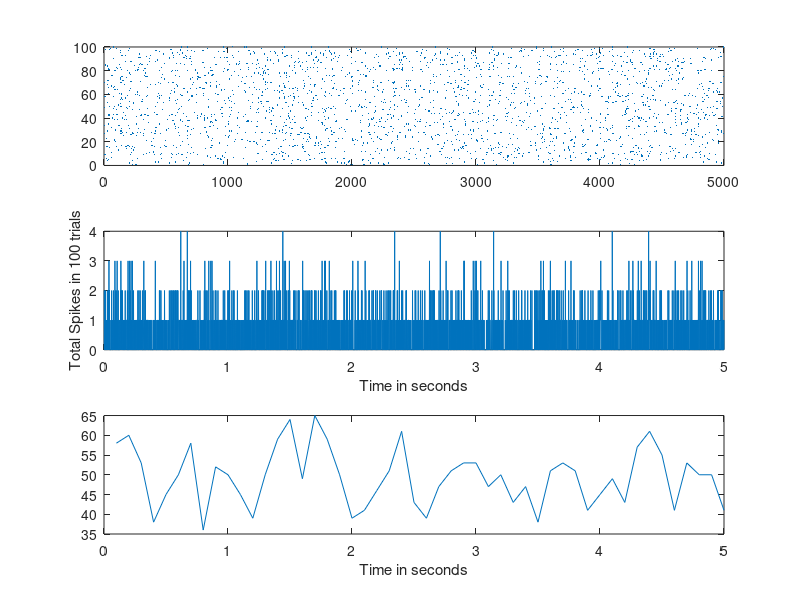

The MATLAB source for this figure: (Note: this script raises an error after producing the figure.)
%% 8th Jan Tutorial
%Create PSTH
clear all
clc
T=5; % Time for 1 trial in secs
N=100; % This is the number of trials
Dt=1e-3; %Dt is the discretization we are using, 10^-3 means 1ms intervals
Timepoints=T/Dt; % Total time points 
TimeVector=Dt:Dt:5;
FR=5; %We set the desired firing rate of the neuron as 5Hz, ie 5 spikes per second
%ie 5 spikes per 1000 data points
Lambda=FR*Dt; %Lambda, which is a threshold
Rand=rand([Timepoints,N]); %Create a matrix of random numbers
Spikes=zeros([Timepoints,N]); % Initiate a matrix with all zeros
%Note now we have 5000 datapoints in 1 trial and 10 such trials total, so
%the dimension of Spikes is 5000 x 100
Spikes(Rand<Lambda)=1; % We are going to consider spikes to be binary, 
%and when the random number exceeds the threshold, 
%we switch "Spikes" at that time to 1
figure;
subplot(3,1,1)%break down a single figure into 3 subplots, arranged into 3 rows, and 1
%columns, then plot out the first of these subplots as below.
[Index_time,Index_trial]=find(Spikes==1);%We want the index corresponding to time and 
%trial of when the spike happened, ie when Spikes was =1. So we use the
%find function to get those indices
plot(Index_time,Index_trial,'.','markersize',1)%Set size of points to 1, so that they 
%do not overlap with each other

% Compute its Tuning curve 
TuningCurve=sum(Spikes');% We take the transpose to ensure that we are 
%summing across trials
subplot(3,1,2);%Still using the same figure, with 3 subplots and
%now we are plotting the second one out of these.
plot(TimeVector,TuningCurve);
xlabel('Time in seconds')
ylabel('Total Spikes in 100 trials')
%Note that we can bin the TuningCurve above, to attain a lower sampling
%rate and a smoother, less noisy tuning curve
%Hence instead of computing the Tuningcurve at 1ms resolution(5000
%datapoints) let us compute at 100ms resolution, by binning every 100 data
%points together
NewTimeVector=TimeVector(100:100:end);%Take only every 100th datapoint
for i=1:Timepoints/100%This is a loop which will compute the sum of 
    %spikes in jumps of 100 time-points
NewTuningCurve(i)=sum(TuningCurve((100*(i-1)+1):100*i));
end
subplot(3,1,3)
plot(NewTimeVector,NewTuningCurve);
xlabel('Time in seconds')

%% Define sparsity and depth of modulation
temp=makeSparsity(NewTuningCurve);
fprintf(['Untuned spike matrix sparsity= ' num2str(temp) '\n'])

%%
%Q1. Create 4 sinusoids(over the range of 0 to pi with a resolution of 0.1)
%with different scaling factors, and with different offsets,
%and compute their sparsities.
%eg. a1_eg=sin(0:0.1:pi)*3 +40;%where 40 is the offset, and 3 is the
%scaling factor. Comment in 4 lines about how sparsity is affected by both
%these parameters. (15 points)

%% PSTH of a tuned neuron

% Create tuned neuron, with varying lambda, find its sparsity
%Create PSTH
clear all
T=5; % Time for 1 trial in secs
N=100; % This is the number of trials
Dt=1e-3; %Dt is the discretization we are using, 10^-3 means 1ms intervals
Timepoints=T/Dt; % Total time points 
TimeVector=Dt:Dt:5;

%We set the desired firing rate of the neuron in each trials with the
%following criteria
%1. Fires 0Hz away from Time t=2.5 seconds
%2. Has a peak firing rate of 20Hz at t=2.5 seconds
%3. Firing rate varies sinusoidally 
Equispaced_Angles=linspace(0,pi,Timepoints);% We create 5000 datapoints from 0 to pi
%which we can use as the angles whose "sin" is taken to compute FR below
FR=0 + 20*sin(Equispaced_Angles); % Check that the minimum value is 0 and maximum is 20
Lambda=FR*Dt; %Lambda, which is a threshold
%Since we want the same threshold for all trials we repeat this vector 100
%times
Lambda_AllTrials=repmat(Lambda,100,1);
Rand=rand([Timepoints,N]); %Create a matrix of random numbers
Spikes=zeros([Timepoints,N]); % Initiate a matrix with all zeros
%Note now we have 5000 datapoints in 1 trial and 100 such trials total, so
%the dimension of Spikes is 5000 x 100
%Note that Lambda on the other hand is a matrix of 100 x 5000 so we will
%have to take its transpose below 
Spikes(Rand<transpose(Lambda_AllTrials))=1; % We are going to consider spikes to be binary, 
%and when the random number exceeds the threshold,we switch "Spikes" at that time to 1
figure;
subplot(3,1,1)%break down a single figure into 2 subplots, arranged into 2 rows, and 1
%columns, then plot out the first of these subplots as below.
[Index_time,Index_trial]=find(Spikes==1);%We want the index corresponding to time and 
%trial of when the spike happened, ie when Spikes was =1. So we use the
%find function to get those indices
plot(Index_time,Index_trial,'.','markersize',1)%markersize determines the size of the dots
% Compute its Tuning curve 
TuningCurve=sum(Spikes');% We take the transpose to ensure that we are summing across trials
subplot(3,1,2);%Still using the same figure, with 2 subplots in 2 row, 1 columns and
%now we are plotting the second one out of these.
plot(TimeVector,TuningCurve);
xlabel('Time in seconds')
ylabel('Total Spikes in 100 trials')
%Note that we can bin the TuningCurve above, to attain a lower sampling
%rate and a smoother, less noisy tuning curve
%Hence instead of computing the Tuningcurve at 1ms resolution(5000
%datapoints) let us compute at 100ms resolution, by binning every 100 data
%points together
NewTimeVector=TimeVector(100:100:end);%Take only every 100th datapoint
for i=1:Timepoints/100
NewTuningCurve(i)=sum(TuningCurve((100*(i-1)+1):100*i));
end
subplot(3,1,3)
plot(NewTimeVector,NewTuningCurve);
xlabel('Time in seconds')

%Next, compute the sparsity of this tuning curve
temp=makeSparsity(NewTuningCurve);
fprintf(['Tuned spike matrix sparsity= ' num2str(temp) '\n'])

%% %%%%%%%%%%%%%%%%%%%%%%%%%%%%%%%%%%%%%%%%%%%%%%%%%%%%%%%%%%%%%%%%%%%%

%Next we are going to go through the code related to shuffling a spike matrix to
%obtain a null-distribution and eventually quantify significance of tuning
ShuffledSpikeMatrix=ShuffleTrials(Spikes);

%Next we compute the tuning curve of this Shuffled spike matrix and compute
%its sparsity
 TuningCurve_shuffled=sum(ShuffledSpikeMatrix');% We take the transpose to ensure that we are summing across trials
figure
subplot(2,1,1)
plot(TimeVector,TuningCurve_shuffled);

NewTimeVector=TimeVector(100:100:end);%Take only every 100th datapoint
for i=1:Timepoints/100
NewTuningCurve_shuffled(i)=sum(TuningCurve_shuffled((100*(i-1)+1):100*i));
end
subplot(2,1,2)
plot(NewTimeVector,NewTuningCurve_shuffled);
xlabel('Time in seconds')
temp=makeSparsity(NewTuningCurve_shuffled);

fprintf(['Shuffled spike matrix sparsity= ' num2str(temp) '\n'])

%{
Q2. Create an artificial spike train, for 100 trials with the following 
 expected firing rate profile over 5 seconds of recording per trial at 1ms
 resolution.
a. Baseline firing rate of 2Hz. 
b. Sinusoidal profile from time points of 2 to 3sec, with baseline firing rate of
 2Hz but a peak firing rate of 10Hz
Plot this expected firing rate profile. (10 points)
Compute the sparsity of the Spikes matrix obtained for this neuron, after
finding the average tuning curve across 100 trials and performing summation
to 100ms resolution as done in class (NewTuningCurve) (10 points)
Next perform 100 iterations of shuffling analysis on this spikematrix 
(hint=use a for loop with the makeSparsity function inside, and store all
outputs of the shuffled spikematrices in a vector) (15 points)
Compare the actual spikematrix sparsity with the 100 shuffled spikematrix
sparsities. Create a new vector called  
Sparsities=["100 shuffled sparsities";"Actual sparsity"]. Hence it would
have 101 entries with the last entry being the actual sparsity. 
use "zscore" function in MATLAB and obtain a zscore or a measure of
signficance for the actual sparsity(ie last entry in the vector 
"Sparsities" above). (40 points)
%}

%% lastly, let us quickly look at bandpassing the LFP signal in theta range
clear all
load('SampleLFP_Speed.mat')
Freq=1e6/median(diff(Time));%In Hz
%The time vector "Time" is provided in microseconds, hence we scale by 1e6 to
%obtain frequency in Hz above
theta_min=4;%frequency range of theta band 
theta_max=12;%upper and lower bounds, in Hz

%Next we design a butterworth filter
[q,w] = butter(2,2*[theta_min theta_max]/Freq,'bandpass');

filtered_LFP = filtfilt(q,w,(LFP_raw));
Theta_power=abs(hilbert(filtered_LFP));

%Next we are going to bin the running speed on a logarithmic scale from
%1cm/sec to 100cm/sec
%Plot the histogram of Running_speed, what we see is that there is a lot of
%occurences of low speed, and fewer occurences of high speed.
SpeedBinsEdges=linspace(0,100,50);%Function linspace will now create 50 linearly sampled
%spaced bins starting from 0 to 100 

for i=1:(length(SpeedBinsEdges)-1)%We have 50 speedbinEdges as above, so we will compute 
    %median theta power in each of these ranges, leading to 49 values,
    %since 50 binsedges correspond to 49 bins
Indices=RunningSpeed_cm_sec<SpeedBinsEdges(i+1) & RunningSpeed_cm_sec>SpeedBinsEdges(i);
%We first find the indices corresponding to datapoints when the running
%speed is in the given range
MedThetaPower(i)=median(Theta_power(Indices));%We find the median theta power for all
%datapoints when the running speed was in this particular range
BinCenter(i)=(SpeedBinsEdges(i+1)+SpeedBinsEdges(i))/2;% For each of plotting later, we also 
%compute the bin center for each of these speed bins
end

figure;plot(BinCenter,MedThetaPower);
